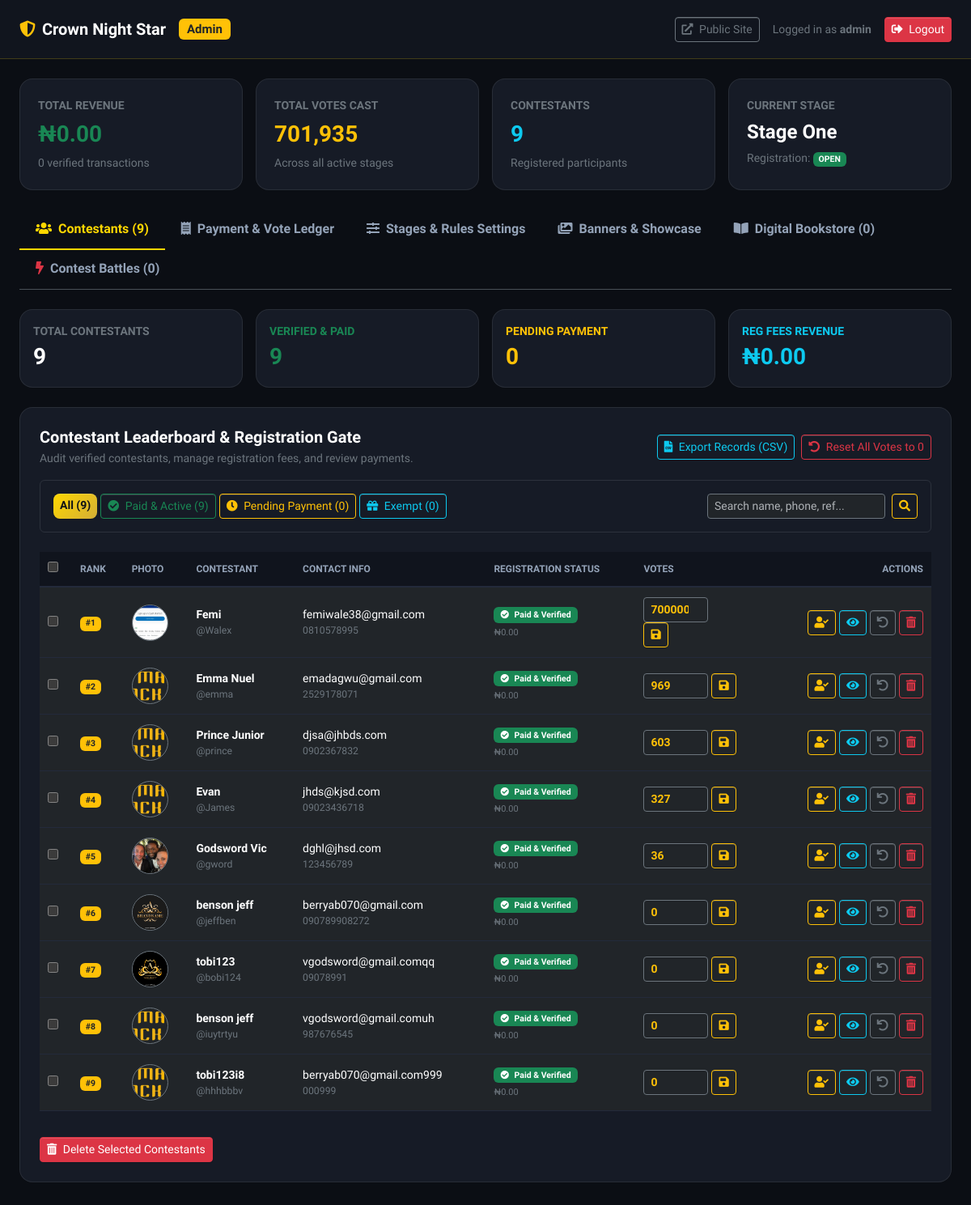
Page /admin_dashboard.php (signed in) on the committed database.
### tables this page shows
CREATE TABLE IF NOT EXISTS `users` (
  `id` INT(11) NOT NULL AUTO_INCREMENT,
  `username` VARCHAR(50) NOT NULL,
  `email` VARCHAR(100) NOT NULL,
  `password` VARCHAR(255) NOT NULL,
  `full_name` VARCHAR(255) NOT NULL,
  `phone_number` VARCHAR(25) NOT NULL,
  `photo` VARCHAR(255) DEFAULT 'default_avatar.png',
  `bio` TEXT DEFAULT NULL,
  `video_url` VARCHAR(500) DEFAULT NULL,
  `vote_count` INT(11) DEFAULT 0,
  `is_admin` TINYINT(1) DEFAULT 0,
  `is_active` TINYINT(1) DEFAULT 1,
  `registration_status` ENUM('pending', 'paid', 'exempt') NOT NULL DEFAULT 'paid',
  `registration_paid_at` DATETIME DEFAULT NULL,
  `registration_payment_ref` VARCHAR(100) DEFAULT NULL,
  `registration_fee_paid` DECIMAL(10,2) NOT NULL DEFAULT 0.00,
  `competition_id` INT(11) DEFAULT NULL,
  `created_at` TIMESTAMP DEFAULT CURRENT_TIMESTAMP,
  `updated_at` TIMESTAMP DEFAULT CURRENT_TIMESTAMP ON UPDATE CURRENT_TIMESTAMP,
  PRIMARY KEY (`id`),
  UNIQUE KEY `idx_user_username` (`username`),
  UNIQUE KEY `idx_user_email` (`email`),
  KEY `idx_user_votes` (`vote_count` DESC),
  KEY `idx_user_admin` (`is_admin`),
  KEY `idx_user_reg_status` (`registration_status`),
  KEY `idx_user_competition` (`competition_id`),
  CONSTRAINT `fk_users_competition` FOREIGN KEY (`competition_id`) REFERENCES `competitions` (`id`) ON DELETE SET NULL
);

### admin_dashboard.php (the view, shortened to what the rows shown need)
<?php
$pdo = DB::pdo();
$admin = Auth::getCurrentAdmin();
$contestants = [];
try {
    $cSql = "
        SELECT id, username, full_name, email, phone_number, photo, vote_count,
               registration_status, registration_paid_at, registration_payment_ref, registration_fee_paid
        FROM users
        WHERE is_admin = 0
    ";
    $cParams = [];
    $cSql .= " ORDER BY vote_count DESC";
    $cStmt = $pdo->prepare($cSql);
    $cStmt->execute($cParams);
    $rawContestants = $cStmt->fetchAll();
    $rankNum = 1;
    foreach ($rawContestants as $row) {
        $row['ranking'] = $rankNum++;
        $contestants[] = $row;
    }
} catch (Exception $e) {
    error_log("Contestants query error: " . $e->getMessage());
}
$currency = Settings::getCurrencySymbol();
?>
<!DOCTYPE html>
<html lang="en" data-bs-theme="dark">
<head>
    <link rel="stylesheet" href="assets2/css/bootstrap.min.css">
    <link rel="stylesheet" href="assets2/css/all.min.css">
</head>
<body>
<nav class="navbar navbar-dark admin-nav sticky-top py-3">
    <div class="container-fluid px-4">
        <div class="d-flex align-items-center gap-3">
            <span class="text-secondary small d-none d-md-inline">Logged in as <strong><?= e($admin['username'] ?? 'Admin') ?></strong></span>
        </div>
    </div>
</nav>
<div class="container-fluid px-4 py-4">
    <div class="tab-content" id="adminTabsContent">
        <div class="tab-pane fade show active" id="contestantsTab">
            <div class="content-panel">
                <form method="POST" id="batchForm">
                    <div class="table-responsive">
                        <table class="table table-custom table-hover">
                            <thead>
                                <tr>
                                    <th width="40"><input type="checkbox" id="selectAllCheckbox" onclick="toggleSelectAll(this)"></th>
                                    <th>Rank</th>
                                    <th>Photo</th>
                                    <th>Contestant</th>
                                    <th>Contact Info</th>
                                    <th>Registration Status</th>
                                    <th>Votes</th>
                                    <th class="text-end">Actions</th>
                                </tr>
                            </thead>
                            <tbody>
                                <?php if (empty($contestants)): ?>
                                    <tr>
                                        <td colspan="8" class="text-center py-4 text-secondary">No contestants match the current filter or search criteria.</td>
                                    </tr>
                                <?php else: ?>
                                    <?php foreach ($contestants as $c): ?>
                                        <?php
                                            $cStatus = strtolower($c['registration_status'] ?? 'paid');
                                            $cAvatar = Auth::getAvatarUrl($c['photo'] ?? null);
                                        ?>
                                        <tr>
                                            <td><input type="checkbox" name="selected_users[]" value="<?= $c['id'] ?>" class="user-chk"></td>
                                            <td><span class="badge bg-warning text-dark fw-bold">#<?= (int)$c['ranking'] ?></span></td>
                                            <td>
                                                <img src="<?= e($cAvatar) ?>" alt="<?= e($c['username']) ?>" width="45" height="45" class="rounded-circle object-fit-cover border border-secondary">
                                            </td>
                                            <td>
                                                <div class="fw-bold text-white"><?= e($c['full_name']) ?></div>
                                                <div class="text-secondary small">
                                                    @<?= e($c['username']) ?>
                                                </div>
                                            </td>
                                            <td>
                                                <div><?= e($c['email']) ?></div>
                                                <div class="text-secondary small"><?= e($c['phone_number']) ?></div>
                                            </td>
                                            <td>
                                                <div class="mb-1"><?= RegistrationService::formatStatusBadge($cStatus) ?></div>
                                                <?php if ($cStatus === 'paid' && !empty($c['registration_fee_paid'])): ?>
                                                    <div class="small text-secondary" style="font-size: 11px;">
                                                        <?= $currency ?><?= number_format((float)$c['registration_fee_paid'], 2) ?>
                                                    </div>
                                                <?php endif; ?>
                                            </td>
                                            <td>
                                                <form method="POST" class="d-inline-flex align-items-center gap-1">
                                                    <input type="number" name="vote_count" value="<?= (int)$c['vote_count'] ?>" class="form-control form-control-sm bg-dark border-secondary text-warning fw-bold" style="width: 80px;" min="0">
                                                    <button type="submit" class="btn btn-outline-warning btn-sm" title="Save Vote Count"><i class="fas fa-save"></i></button>
                                                </form>
                                            </td>
                                            <td class="text-end">
                                                <div class="d-inline-flex gap-1">
                                                    <button type="button" class="btn btn-outline-warning btn-sm" data-bs-toggle="modal" data-bs-target="#statusModal_<?= (int)$c['id'] ?>" title="Manage Registration Status">
                                                        <i class="fas fa-user-check"></i>
                                                    </button>
                                                    <a href="profile.php?id=<?= $c['id'] ?>" target="_blank" class="btn btn-outline-info btn-sm" title="View Public Profile">
                                                        <i class="fas fa-eye"></i>
                                                    </a>
                                                    <form method="POST" class="d-inline" onsubmit="return confirm('Reset votes for this contestant to 0?');">
                                                        <button type="submit" class="btn btn-outline-secondary btn-sm" title="Reset Votes"><i class="fas fa-undo"></i></button>
                                                    </form>
                                                    <form method="POST" class="d-inline" onsubmit="return confirm('Are you sure you want to delete this contestant?');">
                                                        <button type="submit" class="btn btn-outline-danger btn-sm" title="Delete"><i class="fas fa-trash-alt"></i></button>
                                                    </form>
                                                </div>
                                            </td>
                                        </tr>
                                    <?php endforeach; ?>
                                <?php endif; ?>
                            </tbody>
                        </table>
                    </div>
                </form>
            </div>
        </div>
    </div>
</div>
</body>
</html>

### includes/registration_service.php (shortened to what the rows shown need)
<?php
require_once __DIR__ . '/security.php';
require_once __DIR__ . '/settings.php';
require_once __DIR__ . '/Env.php';
class RegistrationService {
    public static function formatStatusBadge(string $status): string {
        $status = strtolower($status);
        switch ($status) {
            case 'paid':
                return '<span class="badge bg-success text-white px-2 py-1"><i class="fas fa-check-circle me-1"></i> Paid & Verified</span>';
        }
    }
}

### rows in the picture
users: username "admin"
users: ranking "1", photo (picture), full_name "Femi", username "Walex", email "femiwale38@gmail.com", phone_number "0810578995", registration_status "paid" (drawn), registration_fee_paid "0.00", vote_count "700000"
users: ranking "2", full_name "Emma Nuel", username "emma", email "emadagwu@gmail.com", phone_number "2529178071", registration_status "paid" (drawn), registration_fee_paid "0.00", vote_count "969"
users: ranking "3", full_name "Prince Junior", username "prince", email "djsa@jhbds.com", phone_number "0902367832", registration_status "paid" (drawn), registration_fee_paid "0.00", vote_count "603"
users: ranking "4", full_name "Evan", username "James", email "jhds@kjsd.com", phone_number "09023436718", registration_status "paid" (drawn), registration_fee_paid "0.00", vote_count "327"
users: ranking "5", photo (picture), full_name "Godsword Vic", username "gword", email "dghl@jhsd.com", phone_number "123456789", registration_status "paid" (drawn), registration_fee_paid "0.00", vote_count "36"
users: ranking "6", photo (picture), full_name "benson jeff", username "jeffben", email "berryab070@gmail.com", phone_number "090789908272", registration_status "paid" (drawn), registration_fee_paid "0.00", vote_count "0"
users: ranking "7", photo (picture), full_name "tobi123", username "bobi124", email "vgodsword@gmail.comqq", phone_number "09078991", registration_status "paid" (drawn), registration_fee_paid "0.00", vote_count "0"
users: ranking "8", full_name "benson jeff", username "iuytrtyu", email "vgodsword@gmail.comuh", phone_number "987676545", registration_status "paid" (drawn), registration_fee_paid "0.00", vote_count "0"
users: ranking "9", full_name "tobi123i8", username "hhhbbbv", email "berryab070@gmail.com999", phone_number "000999", registration_status "paid" (drawn), registration_fee_paid "0.00", vote_count "0"

### other values in the picture
Settings::get('site_title') "Crown Night Star"
$currency "₦"
$totalRevenue "0.00"
$totalTransactions "0"
$totalVotes "701,935"
$totalUsers "9"
$currentStage "Stage One"
count($contestants) "9"
count($books) "0"
count($battles) "0"
$regStats['total_contestants'] "9"
$regStats['paid_count'] "9"
$regStats['pending_count'] "0"
$regStats['total_revenue'] "0.00"
$regStats['exempt_count'] "0"
